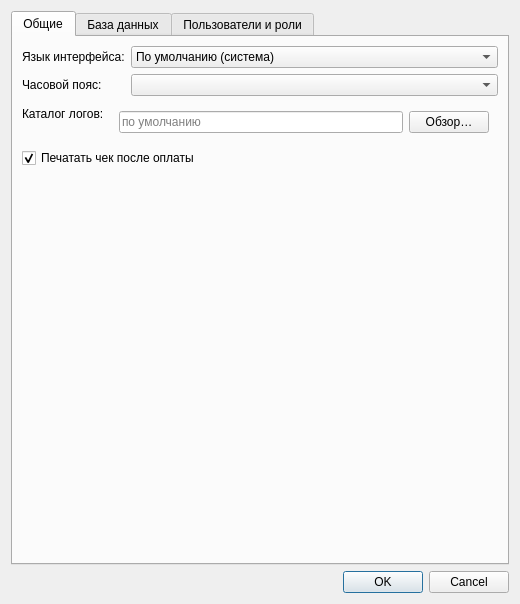
<?xml version="1.0" encoding="UTF-8"?>
<ui version="4.0">
 <class>SettingsDialog</class>
 <widget class="QDialog" name="SettingsDialog">
  <property name="geometry">
   <rect>
    <x>0</x>
    <y>0</y>
    <width>520</width>
    <height>604</height>
   </rect>
  </property>
  <property name="minimumSize">
   <size>
    <width>520</width>
    <height>420</height>
   </size>
  </property>
  <property name="windowTitle">
   <string>Настройки</string>
  </property>
  <layout class="QVBoxLayout" name="mainLayout">
   <item>
    <widget class="QTabWidget" name="tabWidget">
     <property name="currentIndex">
      <number>0</number>
     </property>
     <widget class="QWidget" name="generalTab">
      <attribute name="title">
       <string>Общие</string>
      </attribute>
      <layout class="QVBoxLayout" name="generalLayout">
       <item>
        <layout class="QFormLayout" name="languageFormLayout">
         <item row="0" column="0">
          <widget class="QLabel" name="languageLabel">
           <property name="text">
            <string>Язык интерфейса:</string>
           </property>
          </widget>
         </item>
         <item row="0" column="1">
          <widget class="QComboBox" name="languageComboBox">
           <property name="toolTip">
            <string>Применится после перезапуска приложения</string>
           </property>
           <item>
            <property name="text">
             <string>По умолчанию (система)</string>
            </property>
           </item>
           <item>
            <property name="text">
             <string>English</string>
            </property>
           </item>
           <item>
            <property name="text">
             <string>Русский</string>
            </property>
           </item>
          </widget>
         </item>
         <item row="1" column="0">
          <widget class="QLabel" name="timeZoneLabel">
           <property name="text">
            <string>Часовой пояс:</string>
           </property>
           <property name="toolTip">
            <string>Используется для отображения времени в чеках, сменах и отчётах</string>
           </property>
          </widget>
         </item>
         <item row="1" column="1">
          <widget class="QComboBox" name="timeZoneComboBox">
           <property name="minimumWidth">
            <number>280</number>
           </property>
           <property name="toolTip">
            <string>По умолчанию — системный часовой пояс</string>
           </property>
          </widget>
         </item>
        </layout>
       </item>
       <item>
        <layout class="QFormLayout" name="logPathFormLayout">
         <item row="0" column="1">
          <widget class="QWidget" name="logPathWidget" native="true">
           <property name="sizePolicy">
            <sizepolicy hsizetype="Expanding" vsizetype="Fixed">
             <horstretch>1</horstretch>
             <verstretch>0</verstretch>
            </sizepolicy>
           </property>
           <layout class="QHBoxLayout" name="logPathLayout">
            <item>
             <widget class="QLineEdit" name="logPathEdit">
              <property name="toolTip">
               <string>Каталог для файлов логов. Имя файла: easypos_дата_время_хост.txt</string>
              </property>
              <property name="placeholderText">
               <string>по умолчанию</string>
              </property>
             </widget>
            </item>
            <item>
             <widget class="QPushButton" name="logPathBrowseButton">
              <property name="toolTip">
               <string>Выбрать каталог для сохранения логов</string>
              </property>
              <property name="text">
               <string>Обзор…</string>
              </property>
             </widget>
            </item>
           </layout>
          </widget>
         </item>
         <item row="0" column="0">
          <widget class="QLabel" name="logPathLabel">
           <property name="toolTip">
            <string>Пустой = по умолчанию. При каждом запуске создаётся новый файл (дата, время, хост сервера). Применится после перезапуска.</string>
           </property>
           <property name="text">
            <string>Каталог логов:</string>
           </property>
          </widget>
         </item>
        </layout>
       </item>
       <item>
        <widget class="QCheckBox" name="printAfterPayCheckBox">
         <property name="toolTip">
          <string>Автоматически открывать диалог печати после закрытия чека</string>
         </property>
         <property name="text">
          <string>Печатать чек после оплаты</string>
         </property>
         <property name="checked">
          <bool>true</bool>
         </property>
        </widget>
       </item>
       <item>
        <spacer name="verticalSpacer">
         <property name="orientation">
          <enum>Qt::Orientation::Vertical</enum>
         </property>
         <property name="sizeHint" stdset="0">
          <size>
           <width>20</width>
           <height>40</height>
          </size>
         </property>
        </spacer>
       </item>
      </layout>
     </widget>
     <widget class="QWidget" name="databaseTab">
      <attribute name="title">
       <string>База данных</string>
      </attribute>
      <layout class="QVBoxLayout" name="databaseLayout">
       <item>
        <widget class="QLabel" name="dbDescriptionLabel">
         <property name="text">
          <string>Параметры подключения к PostgreSQL (хост, порт, имя базы, пользователь, пароль). Изменение вступает в силу при следующем подключении.</string>
         </property>
         <property name="wordWrap">
          <bool>true</bool>
         </property>
        </widget>
       </item>
       <item>
        <widget class="QLabel" name="dbCurrentLabel">
         <property name="text">
          <string>Текущее подключение: —</string>
         </property>
        </widget>
       </item>
       <item>
        <widget class="QPushButton" name="dbSettingsButton">
         <property name="text">
          <string>Настроить подключение к БД...</string>
         </property>
        </widget>
       </item>
       <item>
        <spacer name="verticalSpacer2">
         <property name="orientation">
          <enum>Qt::Orientation::Vertical</enum>
         </property>
         <property name="sizeHint" stdset="0">
          <size>
           <width>20</width>
           <height>40</height>
          </size>
         </property>
        </spacer>
       </item>
      </layout>
     </widget>
     <widget class="QWidget" name="usersRolesTab">
      <attribute name="title">
       <string>Пользователи и роли</string>
      </attribute>
      <layout class="QVBoxLayout" name="usersRolesLayout">
       <item>
        <widget class="QLabel" name="rolesLabel">
         <property name="font">
          <font>
           <pointsize>10</pointsize>
           <bold>true</bold>
          </font>
         </property>
         <property name="text">
          <string>Роли</string>
         </property>
        </widget>
       </item>
       <item>
        <widget class="QTableWidget" name="rolesTable">
         <property name="minimumSize">
          <size>
           <width>0</width>
           <height>100</height>
          </size>
         </property>
         <property name="selectionMode">
          <enum>QAbstractItemView::SelectionMode::SingleSelection</enum>
         </property>
         <property name="selectionBehavior">
          <enum>QAbstractItemView::SelectionBehavior::SelectRows</enum>
         </property>
         <column>
          <property name="text">
           <string>Название</string>
          </property>
         </column>
         <column>
          <property name="text">
           <string>Уровень</string>
          </property>
         </column>
         <column>
          <property name="text">
           <string>Заблокирована</string>
          </property>
         </column>
        </widget>
       </item>
       <item>
        <layout class="QHBoxLayout" name="rolesButtonsLayout">
         <item>
          <widget class="QPushButton" name="rolesAddBtn">
           <property name="text">
            <string>Добавить роль</string>
           </property>
          </widget>
         </item>
         <item>
          <widget class="QPushButton" name="rolesEditBtn">
           <property name="text">
            <string>Изменить</string>
           </property>
          </widget>
         </item>
         <item>
          <widget class="QPushButton" name="rolesDeleteBtn">
           <property name="text">
            <string>Удалить</string>
           </property>
          </widget>
         </item>
         <item>
          <spacer name="horizontalSpacer">
           <property name="orientation">
            <enum>Qt::Orientation::Horizontal</enum>
           </property>
           <property name="sizeHint" stdset="0">
            <size>
             <width>40</width>
             <height>20</height>
            </size>
           </property>
          </spacer>
         </item>
        </layout>
       </item>
       <item>
        <layout class="QHBoxLayout" name="usersHeaderLayout">
         <item>
          <widget class="QLabel" name="usersLabel">
           <property name="font">
            <font>
             <pointsize>10</pointsize>
             <bold>true</bold>
            </font>
           </property>
           <property name="text">
            <string>Пользователи</string>
           </property>
          </widget>
         </item>
         <item>
          <widget class="QCheckBox" name="showDeletedUsersCheckBox">
           <property name="text">
            <string>Показать удалённых</string>
           </property>
          </widget>
         </item>
        </layout>
       </item>
       <item>
        <widget class="QTableWidget" name="usersTable">
         <property name="minimumSize">
          <size>
           <width>0</width>
           <height>100</height>
          </size>
         </property>
         <property name="selectionMode">
          <enum>QAbstractItemView::SelectionMode::SingleSelection</enum>
         </property>
         <property name="selectionBehavior">
          <enum>QAbstractItemView::SelectionBehavior::SelectRows</enum>
         </property>
         <column>
          <property name="text">
           <string>Имя</string>
          </property>
         </column>
         <column>
          <property name="text">
           <string>Роль</string>
          </property>
         </column>
         <column>
          <property name="text">
           <string>Бейдж</string>
          </property>
         </column>
        </widget>
       </item>
       <item>
        <layout class="QHBoxLayout" name="usersButtonsLayout">
         <item>
          <widget class="QPushButton" name="usersAddBtn">
           <property name="text">
            <string>Добавить пользователя</string>
           </property>
          </widget>
         </item>
         <item>
          <widget class="QPushButton" name="usersEditBtn">
           <property name="text">
            <string>Изменить</string>
           </property>
          </widget>
         </item>
         <item>
          <widget class="QPushButton" name="usersDeleteBtn">
           <property name="text">
            <string>Удалить</string>
           </property>
          </widget>
         </item>
         <item>
          <widget class="QPushButton" name="usersRestoreBtn">
           <property name="toolTip">
            <string>Показать удалённых и восстановить выбранного</string>
           </property>
           <property name="text">
            <string>Восстановить</string>
           </property>
          </widget>
         </item>
         <item>
          <spacer name="horizontalSpacer2">
           <property name="orientation">
            <enum>Qt::Orientation::Horizontal</enum>
           </property>
           <property name="sizeHint" stdset="0">
            <size>
             <width>40</width>
             <height>20</height>
            </size>
           </property>
          </spacer>
         </item>
        </layout>
       </item>
      </layout>
     </widget>
    </widget>
   </item>
   <item>
    <widget class="QDialogButtonBox" name="buttonBox">
     <property name="standardButtons">
      <set>QDialogButtonBox::StandardButton::Cancel|QDialogButtonBox::StandardButton::Ok</set>
     </property>
    </widget>
   </item>
  </layout>
 </widget>
 <resources/>
 <connections/>
</ui>
